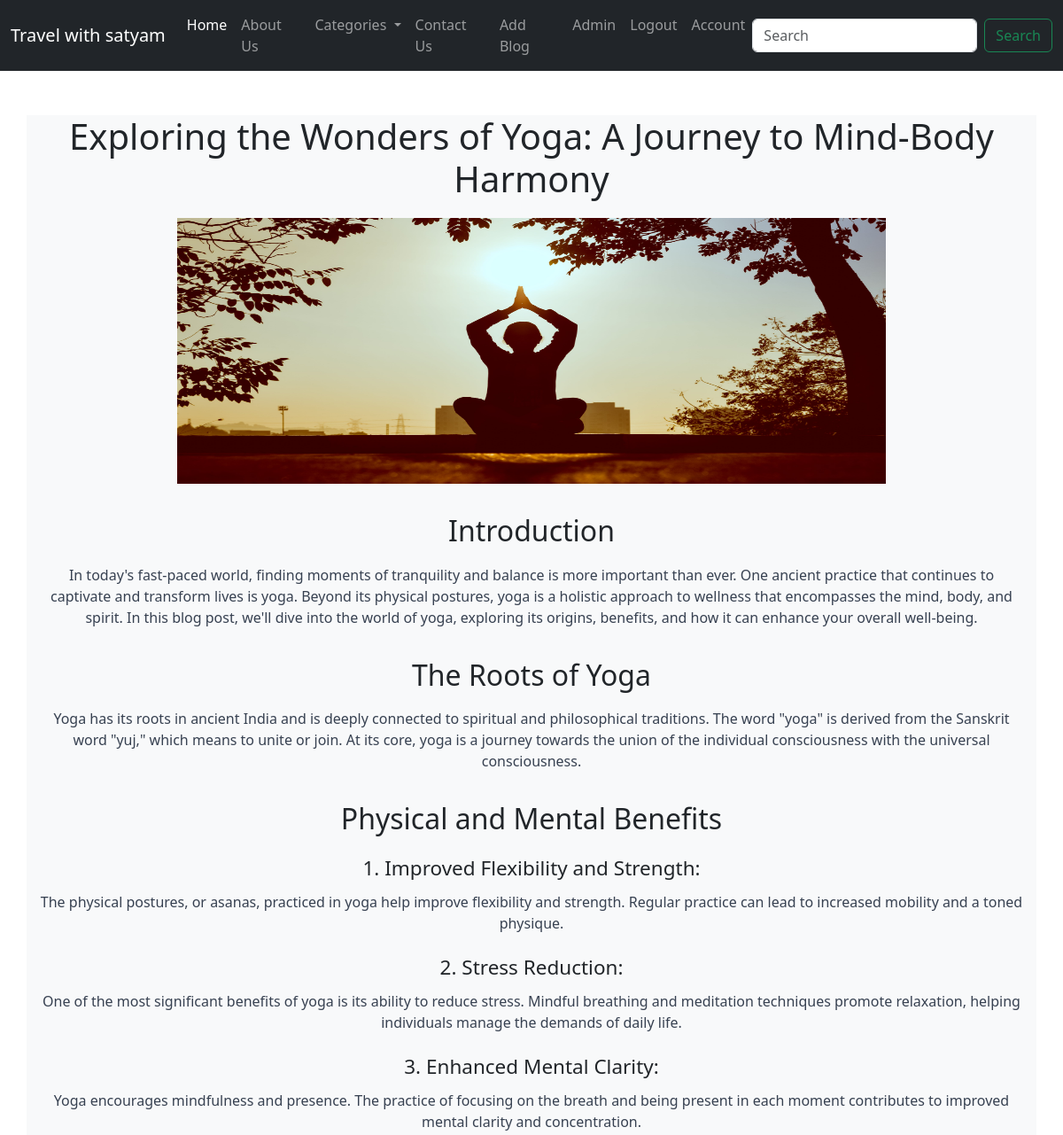
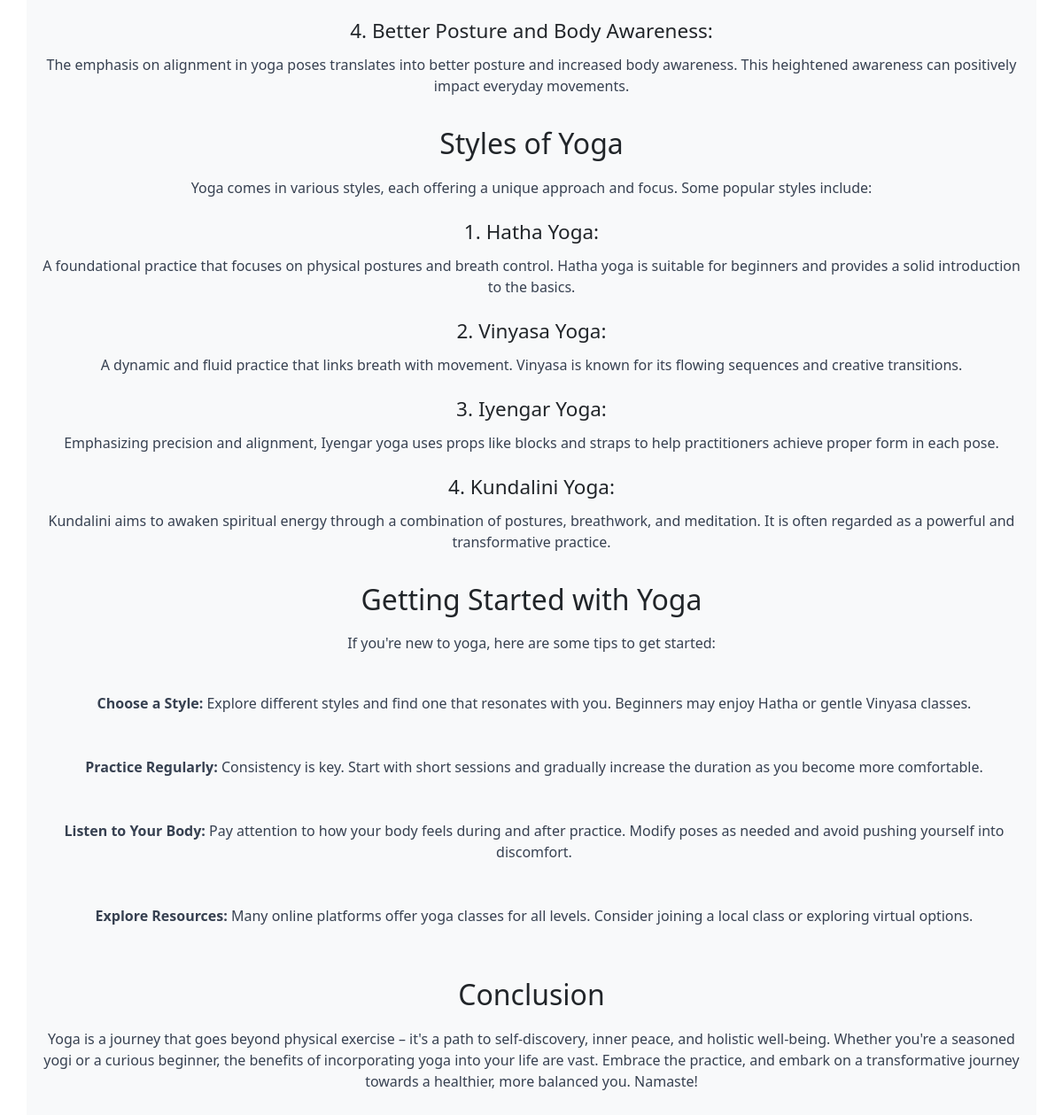
Screenshot of /post/1/ (signed in) with the database file from the repository (2 pictures, top to bottom).
### core/models.py (models this page shows)
class User(AbstractUser):
    name = models.CharField(max_length=250)
    bio = models.CharField(max_length=250)
    image =  models.ImageField(upload_to='profile')

class BlogPosts(models.Model):
    id = models.AutoField(primary_key=True)
    author = models.ForeignKey(User, on_delete=models.CASCADE, default=None)
    title = models.CharField(max_length=250)
    description =HTMLField()
    category = models.CharField(max_length=250)
    image =  models.ImageField(upload_to='posts')
    created_at = models.DateTimeField(auto_now_add=True)

### core/views.py (the view)
# urls.py: path("post/<id>/",views.post),
def post(request,id):
    posts = BlogPosts.objects.get(id=id)
    return render(request,'post.html',{'posts':posts})

### templates/post.html (shortened to what this page needs)
{% extends "base.html" %}
{% block body %}
<div class="container blog-container bg-style">
    <div class="blog-title">
      <h1>{{ posts.title }}</h1>
    </div>
    <div class="blog-image">
      <img src="{{posts.image.url}}"  alt="Blog Image" width="800" height="300">
    </div>
    <div class="blog-description">
      <p>{{ posts.description |safe}}</p>
    </div>
  </div>
{% endblock body %}

### templates/base.html (shortened to what this page needs)
<!doctype html>
{% load static %}
<html lang="en">
  <head>
    <link href="https://cdn.jsdelivr.net/npm/bootstrap@5.3.2/dist/css/bootstrap.min.css" rel="stylesheet">
    <link rel="stylesheet" href="{% static 'css/style.css' %}">
    <link rel="stylesheet" href="{% static 'css/about.css' %}">
    <link rel="stylesheet" type="text/css" href="//maxcdn.bootstrapcdn.com/font-awesome/4.1.0/css/font-awesome.min.css">
  </head>
  <body>
    <nav class="navbar navbar-expand-lg navbar-dark bg-dark">
        <div class="container-fluid">
          <a class="navbar-brand" href="/">Travel with {% if user.username %}{{user.username}}{% else %}Vinay{% endif %}
          </a>
          <div class="collapse navbar-collapse" id="navbarSupportedContent">
            <ul class="navbar-nav me-auto mb-2 mb-lg-0">
              <li class="nav-item" >
                <a class="nav-link active" aria-current="page" href="/">Home</a>
              </li>
              <li class="nav-item">
                <a class="nav-link" href="/about/">About Us</a>
              </li>
              <li class="nav-item dropdown">
                <a class="nav-link dropdown-toggle" href="#" role="button" data-bs-toggle="dropdown" aria-expanded="false">
                  Categories
                </a>
                <li class="nav-item">
                  <a class="nav-link"  href="/contact/">Contact Us</a>
                </li>
                  {% if user.username %}
                  <li class="nav-item">
                    <a class="nav-link" href="/addblog/">Add Blog</a>
                  </li>
                  <li class="nav-item">
                    <a class="nav-link" href="/admin/">Admin</a>
                  </li>
                  <li class="nav-item">
                    <a class="nav-link" href="/logout/">Logout</a>
                  </li>
                  <li class="nav-item">
                    <a class="nav-link" href="/setting/">Account</a>
                  </li>
                  {% else %}
                  <li class="nav-item">
                    <a class="nav-link" data-toggle="modal" data-target="#signupSigninModal" href="#signupSigninModal">Sign In</a>
                  </li>
                  {% endif %}
            </ul>
            <form class="d-flex" role="search">
              <input class="form-control me-2" type="search" placeholder="Search" aria-label="Search">
              <button class="btn btn-outline-success" type="submit">Search</button>
            </form>
          </div>
        </div>
      </nav>
    {% block body %}{% endblock body %}
  </body>
</html>

### static/css/style.css (style rules this page uses)
.bg-style { background-color: #f8f9fa; }
.blog-container { text-align: center; margin-top: 50px; }
.blog-title { font-size: 28px; font-weight: bold; margin-bottom: 20px; }
.blog-image { max-width: 100%; height: auto; margin-bottom: 20px; }
.blog-description { font-size: 18px; }

### rows the page displays
User: username "satyam"
BlogPosts: title "Exploring the Wonders of Yoga: A Journey to Mind-Body Harmony", image (picture), description "Introduction In today's fast-paced world, finding moments of tranquility and balance is more important than ever. One ancient practice that continues to captivate and transform lives is yoga. Beyond its physical postures, yoga is a holistic approach to wellness that encompasses the mind, body, and spirit. In this blog post, we'll dive into the world of yoga, exploring its origins, benefits, and how it can enhance your overall well-being. The Roots of Yoga Yoga has its roots in ancient India and is deeply connected to spiritual and philosophical traditions. The word \"yoga\" is derived from the Sanskrit word \"yuj,\" which means to unite or join. At its core, yoga is a journey towards the union…"
